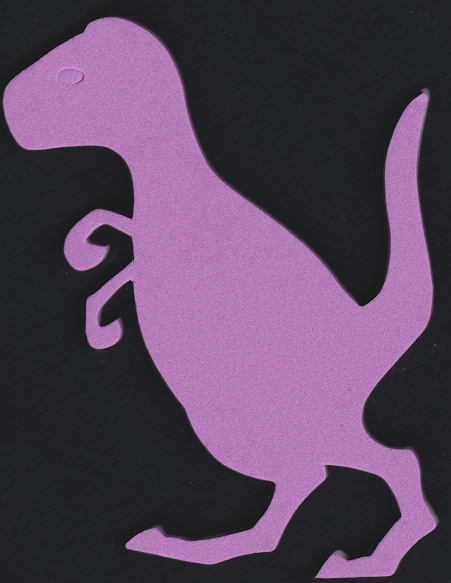
#> input picture testimages/dino4.png, 451 x 583 px
$ python dinoclassifier.py   (Python 2 division)
#> lines starting #> are read from the running program, lines starting #| are printed output that depends on the picture; after the words box and inside, x2 and y2 are one past the last pixel; in counts of white or black regions, pixels touching at a corner belong together
### src/utils.py
import numpy as np
import os

#Utilities used for the project may be stored here
class Util:
    #Get the path to the current folder
    @staticmethod
    def getCurrentFolder():
        """Get the path to the current folder"""
        folderPath=os.getcwd()
        return folderPath

### src/dinoclassifier.py
import cv2
import utils
import copy
import numpy as np

frameName = 'Canny Output'
def updateCanny(arg):
    lt = cv2.getTrackbarPos('Edge Linking',frameName)
    ht = cv2.getTrackbarPos('Strong Edges',frameName)
    edges = cv2.Canny(frame,lt,ht)
    frame2 = copy.deepcopy(frame)
    contours, _ = cv2.findContours(edges,1,2)
    poly = []
    for cnt in contours:
        hull = cv2.convexHull(cnt,returnPoints = False)
        if(len(hull)>3 and len(cnt)>3):

            defects = cv2.convexityDefects(cnt,hull)
            if defects!=None:
                for i in range(defects.shape[0]):
                    s,e,f,d = defects[i,0]
                    start = tuple(cnt[s][0])
                    end = tuple(cnt[e][0])
                    far = tuple(cnt[f][0])
                    if i == 0:
                        poly.append(start)
                    poly.append(end)
                    #cv2.line(frame2,start,end,[0,255,0],2)
                    #cv2.circle(frame2,far,5,[0,0,255],-1)
    #print poly
    cv2.fillConvexPoly(frame2,np.array([poly]),(255,255,255))#-1,1,[255,255,255],-1)
    #cv2.drawContours(frame2,contours,-1,[255,0,0],3)
    edges = cv2.cvtColor(edges,cv2.COLOR_GRAY2BGR)
    frame2 = cv2.add(frame2,edges)

    cv2.imshow(frameName,frame2)
#Displays the image given the frame name and the frame object
def showImage(frameName, frame):
    """Displays the image given the frame name and the frame object: showImage(frameName, frame)"""
    cv2.namedWindow(frameName)
    cv2.createTrackbar('Edge Linking',frameName,0,1000,updateCanny)
    cv2.createTrackbar('Strong Edges',frameName,0,1000,updateCanny)
    cv2.imshow(frameName,frame)
    cv2.waitKey(0)
    lt = cv2.getTrackbarPos('Edge Linking',frameName)
    ht = cv2.getTrackbarPos('Strong Edges',frameName)
    print lt,ht
    cv2.destroyAllWindows()

#The main code which has to be extended
dinoImage=utils.Util.getCurrentFolder()+"/../"+"testimages/dino4.png"
frame = cv2.imread(dinoImage)
#> frame is the input picture: shape (583, 451, 3); mean B, G, R 94, 68, 88.9
frame = cv2.bilateralFilter(frame,9,75,75)
edges = cv2.Canny(frame,0,0)
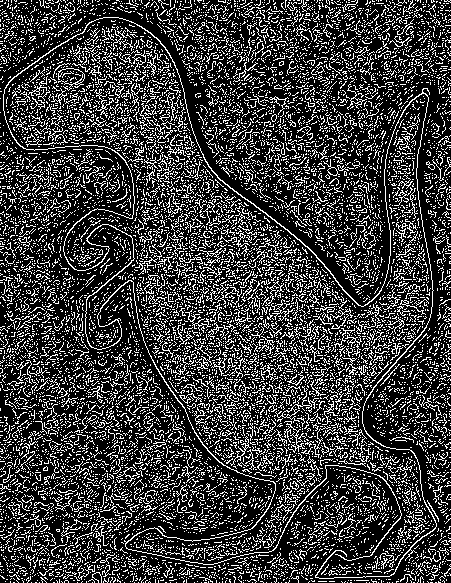
#> edges: shape (583, 451); 23.5% white in thin lines or dots
# frame2 = copy.deepcopy(frame)
# cv2.drawContours(frame2,countours,0,(0,255,0),2)
edges = cv2.cvtColor(edges,cv2.COLOR_GRAY2BGR)
#> edges: shape (583, 451, 3); 23.5% white in thin lines or dots
frame2 = cv2.add(frame,edges)
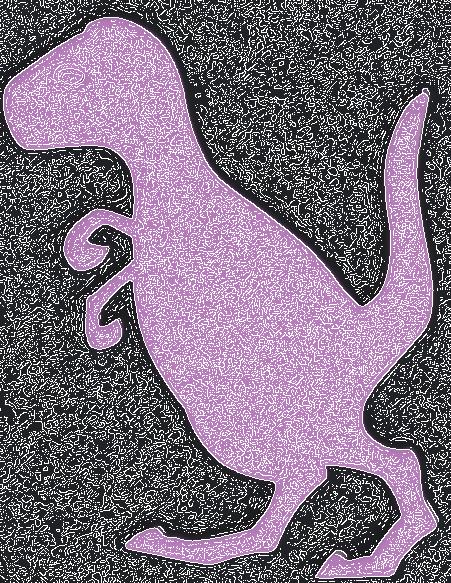
#> frame2: shape (583, 451, 3); mean B, G, R 129.6, 110.6, 125.6

showImage(frameName, frame2)
#> slider 'Edge Linking' is set to 100
#> slider 'Strong Edges' is set to 100
#> in updateCanny, `edges = cv2.Canny(frame,lt,ht)`:
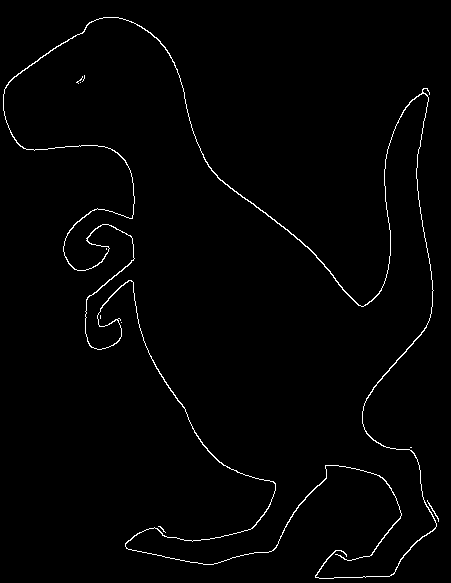
#> edges: shape (583, 451); 1.4% white in thin lines or dots
#> in updateCanny, `contours, _ = cv2.findContours(edges,1,2)`: contours = 10 contours, 9 with area under 20; largest, box (x1, y1, x2, y2) and area: (3, 17, 437, 579) 800
#> the loop in updateCanny, `for cnt in contours:` made 1 pass
#> (hull, defects) on pass 1: ([8, 7, 5, 3, 0], [[0, 3, 1, 181], [3, 5, 4, 114], [5, 7, 6, 142]])
#> after the loop in updateCanny, `for cnt in contours:`: poly = []
#> (the run stopped early here; a loop or call above may not have finished)

$ run again, with testimages/dino1.png copied over testimages/dino4.png
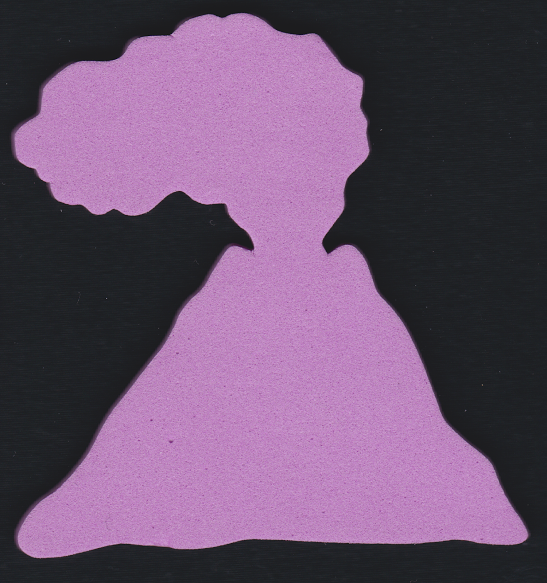
#> input picture testimages/dino1.png, 547 x 583 px
#> frame is the input picture: shape (583, 547, 3); mean B, G, R 110.6, 81.2, 107
#> `edges = cv2.Canny(frame,0,0)`:
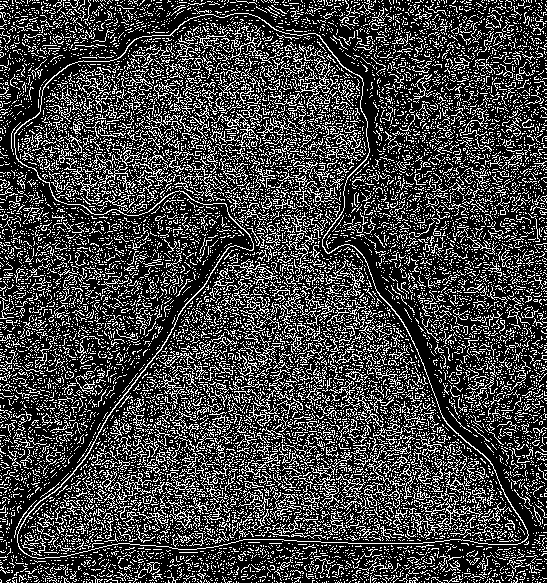
#> edges: shape (583, 547); 25.8% white in thin lines or dots
#> in updateCanny, `edges = cv2.Canny(frame,lt,ht)`:
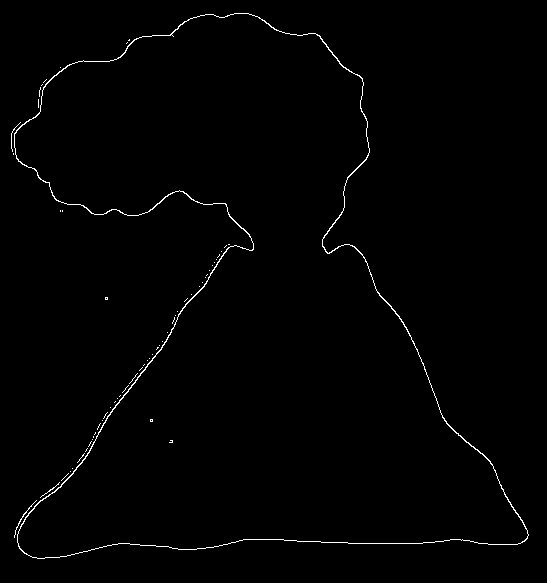
#> edges: shape (583, 547); 0.91% white in thin lines or dots, all inside (x1, y1, x2, y2) = (11, 13, 529, 559)
#> contours = 64 contours, 62 with area under 20; largest, box (x1, y1, x2, y2) and area: (14, 13, 529, 559) 152558, (14, 13, 529, 559) 151964
#> the loop in updateCanny, `for cnt in contours:` made 1 pass
#> hull on pass 1: [0, 18, 19, 21, 13, 7, 3, 1]
#> after the loop in updateCanny, `for cnt in contours:`: poly = []

$ run again, with testimages/dino3.png copied over testimages/dino4.png
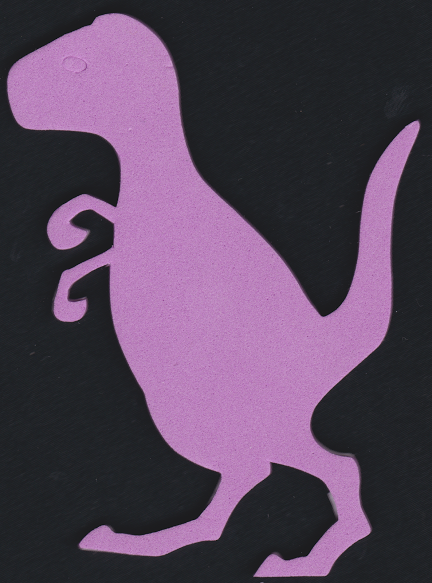
#> input picture testimages/dino3.png, 432 x 583 px
#> frame is the input picture: shape (583, 432, 3); mean B, G, R 91.8, 68.7, 87.6
#> `edges = cv2.Canny(frame,0,0)`:
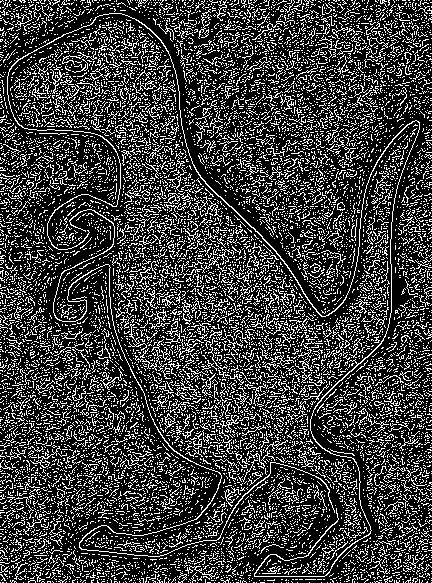
#> edges: shape (583, 432); 24.2% white in thin lines or dots
#> in updateCanny, `edges = cv2.Canny(frame,lt,ht)`:
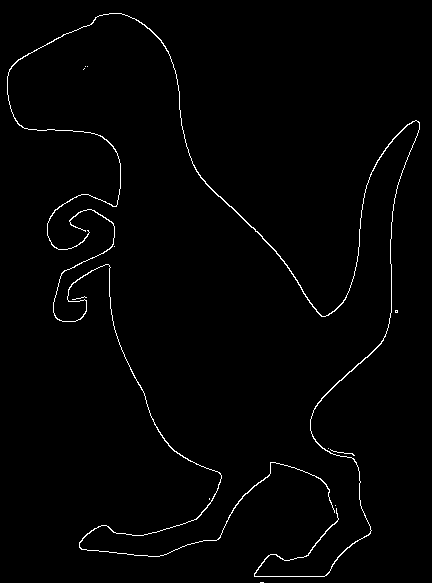
#> edges: shape (583, 432); 1.3% white in thin lines or dots
#> contours = 14 contours, 12 with area under 20; largest, box (x1, y1, x2, y2) and area: (7, 13, 420, 577) 470, (53, 209, 335, 557) 216
#> the loop in updateCanny, `for cnt in contours:` made 4 passes
#> (cnt, hull) on passes 1 to 3: ([[260, 582], [263, 582]], [1, 0]), ([[335, 505]], [0]), ([[209, 498], [209, 499]], [1, 0])
#> after the loop in updateCanny, `for cnt in contours:`: poly = []
